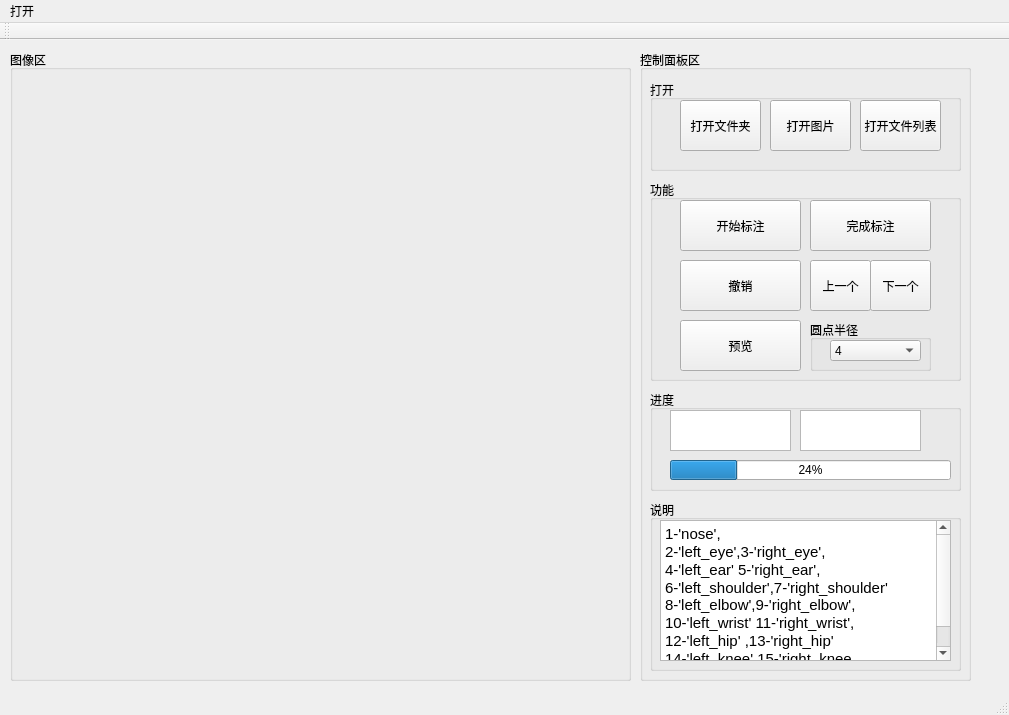
<?xml version="1.0" encoding="UTF-8"?>
<ui version="4.0">
 <class>MainWindow</class>
 <widget class="QMainWindow" name="MainWindow">
  <property name="geometry">
   <rect>
    <x>0</x>
    <y>0</y>
    <width>1009</width>
    <height>715</height>
   </rect>
  </property>
  <property name="windowTitle">
   <string>MainWindow</string>
  </property>
  <widget class="QWidget" name="centralWidget">
   <widget class="QGroupBox" name="groupBox">
    <property name="geometry">
     <rect>
      <x>10</x>
      <y>10</y>
      <width>621</width>
      <height>631</height>
     </rect>
    </property>
    <property name="title">
     <string>图像区</string>
    </property>
    <widget class="QImageLabel" name="label_image">
     <property name="geometry">
      <rect>
       <x>10</x>
       <y>20</y>
       <width>601</width>
       <height>601</height>
      </rect>
     </property>
     <property name="text">
      <string/>
     </property>
     <property name="alignment">
      <set>Qt::AlignLeading|Qt::AlignLeft|Qt::AlignTop</set>
     </property>
    </widget>
   </widget>
   <widget class="QGroupBox" name="groupBox_2">
    <property name="geometry">
     <rect>
      <x>640</x>
      <y>10</y>
      <width>331</width>
      <height>631</height>
     </rect>
    </property>
    <property name="title">
     <string>控制面板区</string>
    </property>
    <widget class="QGroupBox" name="groupBox_3">
     <property name="geometry">
      <rect>
       <x>10</x>
       <y>30</y>
       <width>311</width>
       <height>91</height>
      </rect>
     </property>
     <property name="title">
      <string>打开</string>
     </property>
     <widget class="QPushButton" name="btn_open_img">
      <property name="geometry">
       <rect>
        <x>120</x>
        <y>20</y>
        <width>81</width>
        <height>51</height>
       </rect>
      </property>
      <property name="text">
       <string>打开图片</string>
      </property>
     </widget>
     <widget class="QPushButton" name="btn_open_dir">
      <property name="geometry">
       <rect>
        <x>30</x>
        <y>20</y>
        <width>81</width>
        <height>51</height>
       </rect>
      </property>
      <property name="text">
       <string>打开文件夹</string>
      </property>
     </widget>
     <widget class="QPushButton" name="btn_open_list">
      <property name="geometry">
       <rect>
        <x>210</x>
        <y>20</y>
        <width>81</width>
        <height>51</height>
       </rect>
      </property>
      <property name="text">
       <string>打开文件列表</string>
      </property>
     </widget>
    </widget>
    <widget class="QGroupBox" name="groupBox_4">
     <property name="geometry">
      <rect>
       <x>10</x>
       <y>130</y>
       <width>311</width>
       <height>201</height>
      </rect>
     </property>
     <property name="title">
      <string>功能</string>
     </property>
     <widget class="QPushButton" name="btn_start_label">
      <property name="geometry">
       <rect>
        <x>30</x>
        <y>20</y>
        <width>121</width>
        <height>51</height>
       </rect>
      </property>
      <property name="text">
       <string>开始标注</string>
      </property>
     </widget>
     <widget class="QPushButton" name="btn_cancel">
      <property name="geometry">
       <rect>
        <x>30</x>
        <y>80</y>
        <width>121</width>
        <height>51</height>
       </rect>
      </property>
      <property name="text">
       <string>撤销</string>
      </property>
     </widget>
     <widget class="QPushButton" name="btn_end_label">
      <property name="geometry">
       <rect>
        <x>160</x>
        <y>20</y>
        <width>121</width>
        <height>51</height>
       </rect>
      </property>
      <property name="text">
       <string>完成标注</string>
      </property>
     </widget>
     <widget class="QPushButton" name="btn_prev">
      <property name="geometry">
       <rect>
        <x>160</x>
        <y>80</y>
        <width>61</width>
        <height>51</height>
       </rect>
      </property>
      <property name="text">
       <string>上一个</string>
      </property>
     </widget>
     <widget class="QPushButton" name="btn_next">
      <property name="geometry">
       <rect>
        <x>220</x>
        <y>80</y>
        <width>61</width>
        <height>51</height>
       </rect>
      </property>
      <property name="text">
       <string>下一个</string>
      </property>
     </widget>
     <widget class="QPushButton" name="btn_view">
      <property name="geometry">
       <rect>
        <x>30</x>
        <y>140</y>
        <width>121</width>
        <height>51</height>
       </rect>
      </property>
      <property name="text">
       <string>预览</string>
      </property>
     </widget>
     <widget class="QGroupBox" name="groupBox_7">
      <property name="geometry">
       <rect>
        <x>160</x>
        <y>140</y>
        <width>121</width>
        <height>51</height>
       </rect>
      </property>
      <property name="title">
       <string>圆点半径</string>
      </property>
      <widget class="QComboBox" name="comb_radius">
       <property name="geometry">
        <rect>
         <x>20</x>
         <y>20</y>
         <width>91</width>
         <height>21</height>
        </rect>
       </property>
       <item>
        <property name="text">
         <string>4</string>
        </property>
       </item>
       <item>
        <property name="text">
         <string>2</string>
        </property>
       </item>
       <item>
        <property name="text">
         <string>5</string>
        </property>
       </item>
       <item>
        <property name="text">
         <string>6</string>
        </property>
       </item>
       <item>
        <property name="text">
         <string>7</string>
        </property>
       </item>
       <item>
        <property name="text">
         <string>8</string>
        </property>
       </item>
      </widget>
     </widget>
    </widget>
    <widget class="QGroupBox" name="groupBox_5">
     <property name="geometry">
      <rect>
       <x>10</x>
       <y>340</y>
       <width>311</width>
       <height>101</height>
      </rect>
     </property>
     <property name="title">
      <string>进度</string>
     </property>
     <widget class="QProgressBar" name="bar">
      <property name="geometry">
       <rect>
        <x>20</x>
        <y>70</y>
        <width>281</width>
        <height>20</height>
       </rect>
      </property>
      <property name="value">
       <number>24</number>
      </property>
     </widget>
     <widget class="QTextEdit" name="txt_prog_point">
      <property name="geometry">
       <rect>
        <x>20</x>
        <y>20</y>
        <width>121</width>
        <height>41</height>
       </rect>
      </property>
      <property name="readOnly">
       <bool>true</bool>
      </property>
      <property name="html">
       <string>&lt;!DOCTYPE HTML PUBLIC &quot;-//W3C//DTD HTML 4.0//EN&quot; &quot;http://www.w3.org/TR/REC-html40/strict.dtd&quot;&gt;
&lt;html&gt;&lt;head&gt;&lt;meta name=&quot;qrichtext&quot; content=&quot;1&quot; /&gt;&lt;style type=&quot;text/css&quot;&gt;
p, li { white-space: pre-wrap; }
&lt;/style&gt;&lt;/head&gt;&lt;body style=&quot; font-family:'SimSun'; font-size:9pt; font-weight:400; font-style:normal;&quot;&gt;
&lt;p style=&quot;-qt-paragraph-type:empty; margin-top:0px; margin-bottom:0px; margin-left:0px; margin-right:0px; -qt-block-indent:0; text-indent:0px;&quot;&gt;&lt;br /&gt;&lt;/p&gt;&lt;/body&gt;&lt;/html&gt;</string>
      </property>
     </widget>
     <widget class="QTextEdit" name="txt_prog_image">
      <property name="geometry">
       <rect>
        <x>150</x>
        <y>20</y>
        <width>121</width>
        <height>41</height>
       </rect>
      </property>
     </widget>
    </widget>
    <widget class="QGroupBox" name="groupBox_6">
     <property name="geometry">
      <rect>
       <x>10</x>
       <y>450</y>
       <width>311</width>
       <height>171</height>
      </rect>
     </property>
     <property name="title">
      <string>说明</string>
     </property>
     <widget class="QTextEdit" name="textEdit_3">
      <property name="geometry">
       <rect>
        <x>10</x>
        <y>20</y>
        <width>291</width>
        <height>141</height>
       </rect>
      </property>
      <property name="horizontalScrollBarPolicy">
       <enum>Qt::ScrollBarAsNeeded</enum>
      </property>
      <property name="html">
       <string>&lt;!DOCTYPE HTML PUBLIC &quot;-//W3C//DTD HTML 4.0//EN&quot; &quot;http://www.w3.org/TR/REC-html40/strict.dtd&quot;&gt;
&lt;html&gt;&lt;head&gt;&lt;meta name=&quot;qrichtext&quot; content=&quot;1&quot; /&gt;&lt;style type=&quot;text/css&quot;&gt;
p, li { white-space: pre-wrap; }
&lt;/style&gt;&lt;/head&gt;&lt;body style=&quot; font-family:'SimSun'; font-size:9pt; font-weight:400; font-style:normal;&quot;&gt;
&lt;p style=&quot; margin-top:0px; margin-bottom:0px; margin-left:0px; margin-right:0px; -qt-block-indent:0; text-indent:0px;&quot;&gt;&lt;span style=&quot; font-size:11pt;&quot;&gt;1-'nose',&lt;/span&gt;&lt;/p&gt;
&lt;p style=&quot; margin-top:0px; margin-bottom:0px; margin-left:0px; margin-right:0px; -qt-block-indent:0; text-indent:0px;&quot;&gt;&lt;span style=&quot; font-size:11pt;&quot;&gt;2-'left_eye',3-'right_eye',&lt;/span&gt;&lt;/p&gt;
&lt;p style=&quot; margin-top:0px; margin-bottom:0px; margin-left:0px; margin-right:0px; -qt-block-indent:0; text-indent:0px;&quot;&gt;&lt;span style=&quot; font-size:11pt;&quot;&gt;4-'left_ear' 5-'right_ear',&lt;/span&gt;&lt;/p&gt;
&lt;p style=&quot; margin-top:0px; margin-bottom:0px; margin-left:0px; margin-right:0px; -qt-block-indent:0; text-indent:0px;&quot;&gt;&lt;span style=&quot; font-size:11pt;&quot;&gt;6-'left_shoulder',7-'right_shoulder' 8-'left_elbow',9-'right_elbow',&lt;/span&gt;&lt;/p&gt;
&lt;p style=&quot; margin-top:0px; margin-bottom:0px; margin-left:0px; margin-right:0px; -qt-block-indent:0; text-indent:0px;&quot;&gt;&lt;span style=&quot; font-size:11pt;&quot;&gt;10-'left_wrist' 11-'right_wrist',&lt;/span&gt;&lt;/p&gt;
&lt;p style=&quot; margin-top:0px; margin-bottom:0px; margin-left:0px; margin-right:0px; -qt-block-indent:0; text-indent:0px;&quot;&gt;&lt;span style=&quot; font-size:11pt;&quot;&gt;12-'left_hip' ,13-'right_hip' &lt;/span&gt;&lt;/p&gt;
&lt;p style=&quot; margin-top:0px; margin-bottom:0px; margin-left:0px; margin-right:0px; -qt-block-indent:0; text-indent:0px;&quot;&gt;&lt;span style=&quot; font-size:11pt;&quot;&gt;14-'left_knee',15-'right_knee,&lt;/span&gt;&lt;/p&gt;
&lt;p style=&quot; margin-top:0px; margin-bottom:0px; margin-left:0px; margin-right:0px; -qt-block-indent:0; text-indent:0px;&quot;&gt;&lt;span style=&quot; font-size:11pt;&quot;&gt;16-'left_ankle' 17-'right_ankle'&lt;/span&gt;&lt;/p&gt;&lt;/body&gt;&lt;/html&gt;</string>
      </property>
     </widget>
    </widget>
   </widget>
  </widget>
  <widget class="QMenuBar" name="menuBar">
   <property name="geometry">
    <rect>
     <x>0</x>
     <y>0</y>
     <width>1009</width>
     <height>23</height>
    </rect>
   </property>
   <widget class="QMenu" name="menu">
    <property name="title">
     <string>打开</string>
    </property>
    <addaction name="actionOpen_Image"/>
    <addaction name="actionOpen_Folder"/>
    <addaction name="actionOpen_FileList"/>
   </widget>
   <addaction name="menu"/>
  </widget>
  <widget class="QToolBar" name="mainToolBar">
   <attribute name="toolBarArea">
    <enum>TopToolBarArea</enum>
   </attribute>
   <attribute name="toolBarBreak">
    <bool>false</bool>
   </attribute>
  </widget>
  <widget class="QStatusBar" name="statusBar"/>
  <action name="actionOpen_Image">
   <property name="text">
    <string>Open Image</string>
   </property>
  </action>
  <action name="actionOpen_Folder">
   <property name="text">
    <string>Open Folder</string>
   </property>
  </action>
  <action name="actionOpen_FileList">
   <property name="text">
    <string>Open FileList</string>
   </property>
  </action>
 </widget>
 <layoutdefault spacing="6" margin="11"/>
 <customwidgets>
  <customwidget>
   <class>QImageLabel</class>
   <extends>QLabel</extends>
   <header>qimagelabel.h</header>
  </customwidget>
 </customwidgets>
 <resources/>
 <connections/>
</ui>
